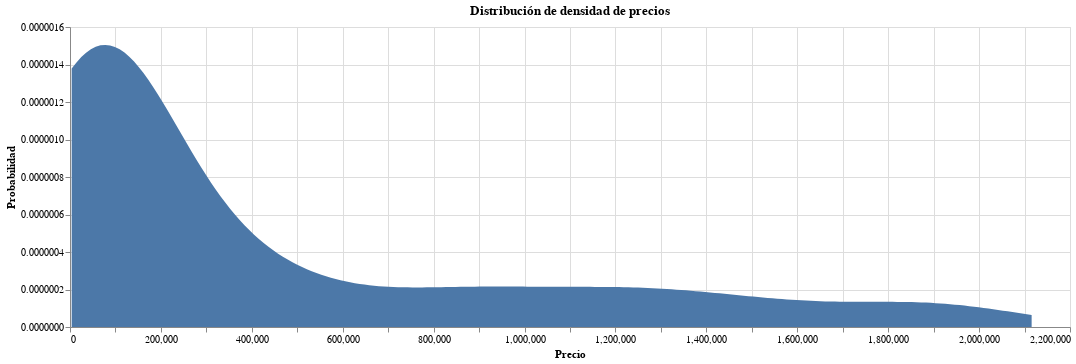

The cell this chart's notebook holds for it:
### Markdown cell above
Tras el proceso de eliminación de outliers, ahora podemos hacer un análisis del histograma que representa la distribución de los valores de contrato. Este histograma revela patrones notables en los datos y proporciona una vista más precisa de la estructura subyacente.

### Code cell
# price, density function
alt.Chart(source_contract).transform_density(
    'Contract_Total_Amount',
    as_=['Contract_Total_Amount', 'density'],
).mark_area().encode(
    alt.X("Contract_Total_Amount:Q", title="Precio"),
    alt.Y('density:Q', title="Probabilidad"),
    tooltip=['Contract_Total_Amount']
).properties(title="Distribución de densidad de precios",width=1000)

### Figure 1 — Vega-Lite specification as saved in the notebook (floating-point values rounded to 4 significant figures; data arrays with more than 128 entries replaced by an {"elided": "..."} marker saying what was removed)
{"config": {"view": {"continuousWidth": 300, "continuousHeight": 300}}, "data": {"name": "data-af796c996baa90d41027619486205939"}, "mark": {"type": "area"}, "encoding": {"tooltip": [{"field": "Contract_Total_Amount", "type": "quantitative"}], "x": {"field": "Contract_Total_Amount", "title": "Precio", "type": "quantitative"}, "y": {"field": "density", "title": "Probabilidad", "type": "quantitative"}}, "title": "Distribución de densidad de precios", "transform": [{"density": "Contract_Total_Amount", "as": ["Contract_Total_Amount", "density"]}], "width": 1000, "$schema": "https://vega.github.io/schema/vega-lite/v5.14.1.json", "datasets": {"data-af796c996baa90d41027619486205939": {"elided": "399 records"}}}
